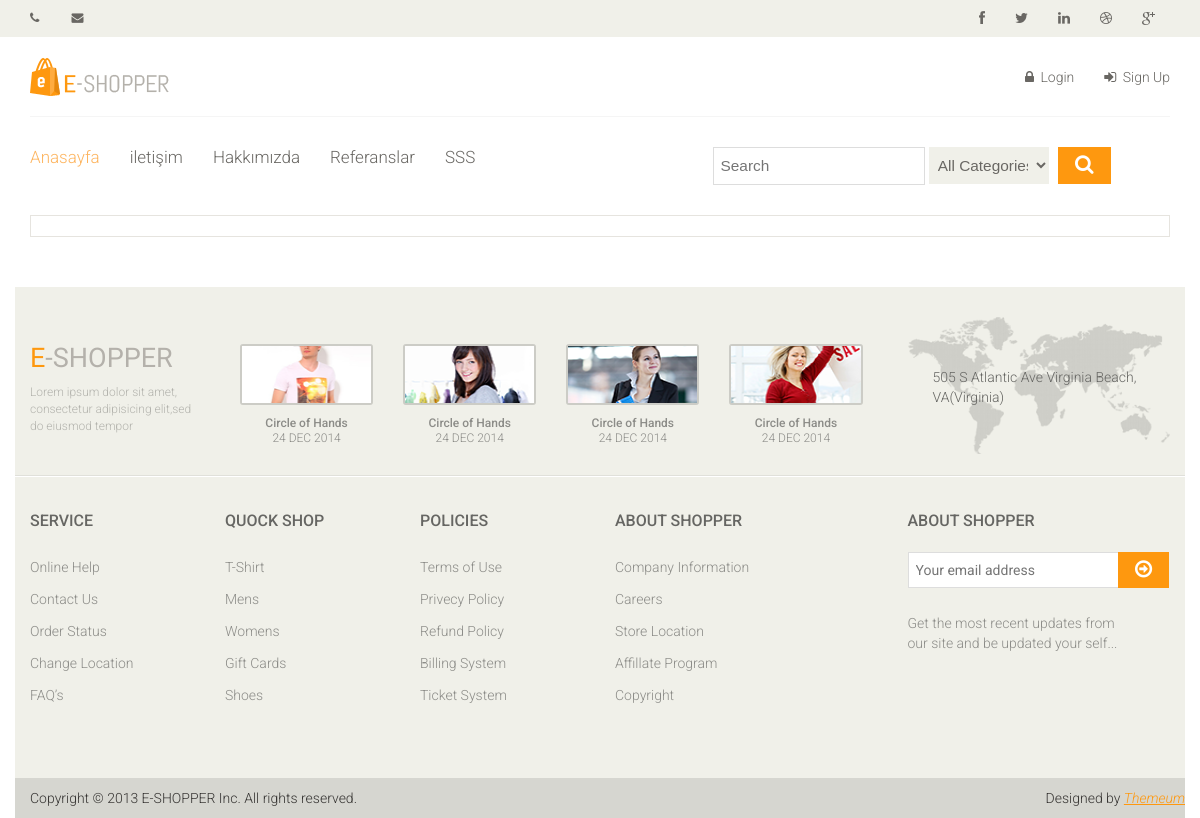
The page /sss/ on the database as committed earlier.
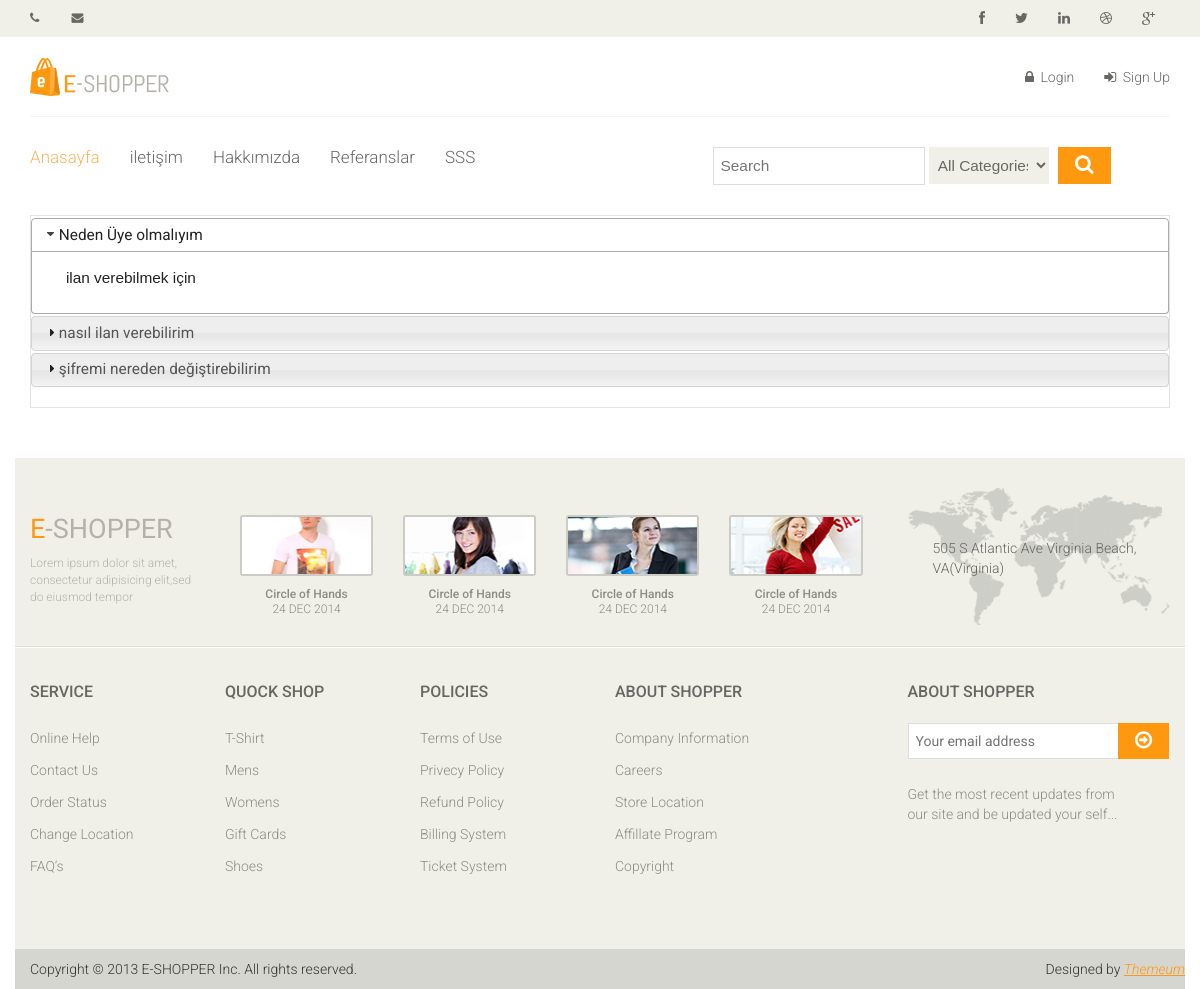
The same page on the database as committed later.
### home/models.py (models this page shows, shortened)
class FAQ(models.Model):
    STATUS = (
        ('True', 'Evet'),
        ('False', 'Hayır'),
    )
    ordernumber = models.IntegerField()
    question = models.CharField(max_length=150)
    answer = models.TextField()
    status = models.CharField(max_length=10, choices=STATUS)
    create_at = models.DateTimeField(auto_now_add=True)
    update_at = models.DateTimeField(auto_now=True)

### home/views.py (the view)
# urls.py: path('sss/', views.faq, name='faq'),
def faq(request):
    category = Category.objects.all()
    faq = FAQ.objects.all().order_by('ordernumber')
    context = {'category': category,
               'faq': faq,
               }
    return render(request, 'faq.html', context)

### home/templates/faq.html (shortened to what this page needs)
{% extends "homebase.html" %}
{% block body %}
    <section id="cart_items">
        <div class="container">
            <div class="table-responsive cart_info">
                <table class="table table-condensed">
                    <div id="accordion">
                        {% for rs in faq %}
                            <h3>{{ rs.question }}</h3>
                            <div>
                                <p>
                                    {{ rs.answer }}
                                </p>
                            </div>
                        {% endfor %}
                    </div>
                </table>
            </div>
        </div>
    </section>
{% endblock %}

### home/templates/homebase.html (shortened to what this page needs)
<!DOCTYPE html>
<html lang="en">
{% load static %}
<head>
    <link href="{% static 'css/bootstrap.min.css' %}" rel="stylesheet">
    <link href="{% static 'css/font-awesome.min.css' %}" rel="stylesheet">
    <link href="{% static 'css/prettyPhoto.css' %}" rel="stylesheet">
    <link href="{% static 'css/price-range.css' %}" rel="stylesheet">
    <link href="{% static 'css/animate.css' %}" rel="stylesheet">
    <link href="{% static 'css/main.css' %}" rel="stylesheet">
    <link href="{% static 'css/responsive.css' %}" rel="stylesheet">
</head>
<body>
{% include "header.html" %}
<section>
    <div class="container">
        <div class="row">
            {% block body %} {% endblock %}
            {% include "footer.html" %}
        </div>
    </div>
</section>
</body>
</html>

### home/templates/header.html (shortened to what this page needs)
{% load static %}
<link rel="stylesheet" href="https://ajax.googleapis.com/ajax/libs/jqueryui/1.11.4/themes/smoothness/jquery-ui.css">
<header id="header">
    <div class="header_top">
        <div class="container">
            <div class="row">
                <div class="col-sm-6">
                    <div class="contactinfo">
                        <ul class="nav nav-pills">
                            <li><a href="#"><i class="fa fa-phone"></i> {{ setting.phone}}</a></li>
                            <li><a href="#"><i class="fa fa-envelope"></i> {{ setting.email}}</a></li>
                        </ul>
                    </div>
                </div>
                <div class="col-sm-6">
                    <div class="social-icons pull-right">
                        <ul class="nav navbar-nav">
                            <li><a href="https://tr-tr.facebook.com/onuremlak26"target="_blank"><i class="fa fa-facebook"></i></a></li>
                            <li><a href="#"><i class="fa fa-twitter"></i></a></li>
                            <li><a href="#"><i class="fa fa-linkedin"></i></a></li>
                            <li><a href="#"><i class="fa fa-dribbble"></i></a></li>
                            <li><a href="#"><i class="fa fa-google-plus"></i></a></li>
                        </ul>
                    </div>
                </div>
            </div>
        </div>
    </div>
    <div class="header-middle">
        <div class="container">
            <div class="row">
                <div class="col-sm-4">
                    <div class="logo pull-left">
                        <a href="/"><img src="{% static 'images/home/logo.png' %}" alt=""></a>
                    </div>
                </div>
                <div class="col-sm-8">
                    <div class="shop-menu pull-right">
                        <ul class="nav navbar-nav">
                            {% if user.id is not None %}
                                <li><a href="/user/"><i class="fa fa-user"></i> {{ user.username }}</a></li>
                                <li><a href="/logout/"><i class="fa fa-sign-out"></i> Logout</a></li>
                            {% else %}
                                <li><a href="/login/"><i class="fa fa-lock"></i> Login</a></li>
                                <li><a href="/signup/"><i class="fa fa-sign-in"></i> Sign Up</a></li>
                            {% endif %}
                        </ul>
                    </div>
                </div>
            </div>
        </div>
    </div>
    <div class="header-bottom">
        <div class="container">
            <div class="row">
                <div class="col-sm-7">
                    <div class="mainmenu pull-left">
                        <ul class="nav navbar-nav collapse navbar-collapse">
                            <li><a href="/home" class="active">Anasayfa</a></li>
                            <li><a href="/iletisim">iletişim</a></li>
                            <li><a href="/hakkimizda">Hakkımızda</a></li>
                            <li><a href="/referanslar">Referanslar</a></li>
                            <li><a href="/sss">SSS</a></li>
                        </ul>
                    </div>
                </div>
                <div class="col-sm-5">
                    <div class="ui-widget">
                        <form action="/search/" method="post" class="searchform">
                            <input id="query" name="query" type="text" placeholder="Search">
                            {% load mptt_tags %}
                            <select name="catid" style="width: 120px;height: 37px;margin-right: 10px;">
                                <option value="0">All Categories</option>
                            </select>
                            <button class="btn btn-default"><i class="fa fa-search"></i></button>
                        </form>
                    </div>
                </div>
            </div>
        </div>
    </div>
</header>

### home/templates/footer.html (shortened to what this page needs)
{% load static %}
<footer id="footer">
    <div class="footer-top">
        <div class="container">
            <div class="row">
                <div class="col-sm-2">
                    <div class="companyinfo">
                        <h2><span>e</span>-shopper</h2>
                        <p>Lorem ipsum dolor sit amet, consectetur adipisicing elit,sed do eiusmod tempor</p>
                    </div>
                </div>
                <div class="col-sm-7">
                    <div class="col-sm-3">
                        <div class="video-gallery text-center">
                            <a href="#">
                                <div class="iframe-img">
                                    <img src="{% static 'images/home/iframe1.png' %}" alt="">
                                </div>
                            </a>
                            <p>Circle of Hands</p>
                            <h2>24 DEC 2014</h2>
                        </div>
                    </div>
                    <div class="col-sm-3">
                        <div class="video-gallery text-center">
                            <a href="#">
                                <div class="iframe-img">
                                    <img src="{% static 'images/home/iframe2.png' %}" alt="">
                                </div>
                            </a>
                            <p>Circle of Hands</p>
                            <h2>24 DEC 2014</h2>
                        </div>
                    </div>
                    <div class="col-sm-3">
                        <div class="video-gallery text-center">
                            <a href="#">
                                <div class="iframe-img">
                                    <img src="{% static 'images/home/iframe3.png' %}" alt="">
                                </div>
                            </a>
                            <p>Circle of Hands</p>
                            <h2>24 DEC 2014</h2>
                        </div>
                    </div>
                    <div class="col-sm-3">
                        <div class="video-gallery text-center">
                            <a href="#">
                                <div class="iframe-img">
                                    <img src="{% static 'images/home/iframe4.png' %}" alt="">
                                </div>
                            </a>
                            <p>Circle of Hands</p>
                            <h2>24 DEC 2014</h2>
                        </div>
                    </div>
                </div>
                <div class="col-sm-3">
                    <div class="address">
                        <img src="{% static 'images/home/map.png' %}" alt="">
                        <p>505 S Atlantic Ave Virginia Beach, VA(Virginia)</p>
                    </div>
                </div>
            </div>
        </div>
    </div>
    <div class="footer-widget">
        <div class="container">
            <div class="row">
                <div class="col-sm-2">
                    <div class="single-widget">
                        <h2>Service</h2>
                        <ul class="nav nav-pills nav-stacked">
                            <li><a href="#">Online Help</a></li>
                            <li><a href="#">Contact Us</a></li>
                            <li><a href="#">Order Status</a></li>
                            <li><a href="#">Change Location</a></li>
                            <li><a href="#">FAQ’s</a></li>
                        </ul>
                    </div>
                </div>
                <div class="col-sm-2">
                    <div class="single-widget">
                        <h2>Quock Shop</h2>
                        <ul class="nav nav-pills nav-stacked">
                            <li><a href="#">T-Shirt</a></li>
                            <li><a href="#">Mens</a></li>
                            <li><a href="#">Womens</a></li>
                            <li><a href="#">Gift Cards</a></li>
                            <li><a href="#">Shoes</a></li>
                        </ul>
                    </div>
                </div>
                <div class="col-sm-2">
                    <div class="single-widget">
                        <h2>Policies</h2>
                        <ul class="nav nav-pills nav-stacked">
                            <li><a href="#">Terms of Use</a></li>
                            <li><a href="#">Privecy Policy</a></li>
                            <li><a href="#">Refund Policy</a></li>
                            <li><a href="#">Billing System</a></li>
                            <li><a href="#">Ticket System</a></li>
                        </ul>
                    </div>
                </div>
                <div class="col-sm-2">
                    <div class="single-widget">
                        <h2>About Shopper</h2>
                        <ul class="nav nav-pills nav-stacked">
                            <li><a href="#">Company Information</a></li>
                            <li><a href="#">Careers</a></li>
                            <li><a href="#">Store Location</a></li>
                            <li><a href="#">Affillate Program</a></li>
                            <li><a href="#">Copyright</a></li>
                        </ul>
                    </div>
                </div>
                <div class="col-sm-3 col-sm-offset-1">
                    <div class="single-widget">
                        <h2>About Shopper</h2>
                        <form action="#" class="searchform">
                            <input type="text" placeholder="Your email address">
                            <button type="submit" class="btn btn-default"><i class="fa fa-arrow-circle-o-right"></i>
                            </button>
                            <p>Get the most recent updates from <br>our site and be updated your self...</p>
                        </form>
                    </div>
                </div>
            </div>
        </div>
    </div>
    <div class="footer-bottom">
        <div class="container">
            <div class="row">
                <p class="pull-left">Copyright © 2013 E-SHOPPER Inc. All rights reserved.</p>
                <p class="pull-right">Designed by <span><a target="_blank"
                                                           href="http://www.themeum.com">Themeum</a></span></p>
            </div>
        </div>
    </div>
</footer>

Rows that differ between the two databases and show on the page:
added FAQ: question "Neden Üye olmalıyım", answer "ilan verebilmek için"
added FAQ: question "nasıl ilan verebilirim"
added FAQ: question "şifremi nereden değiştirebilirim"
